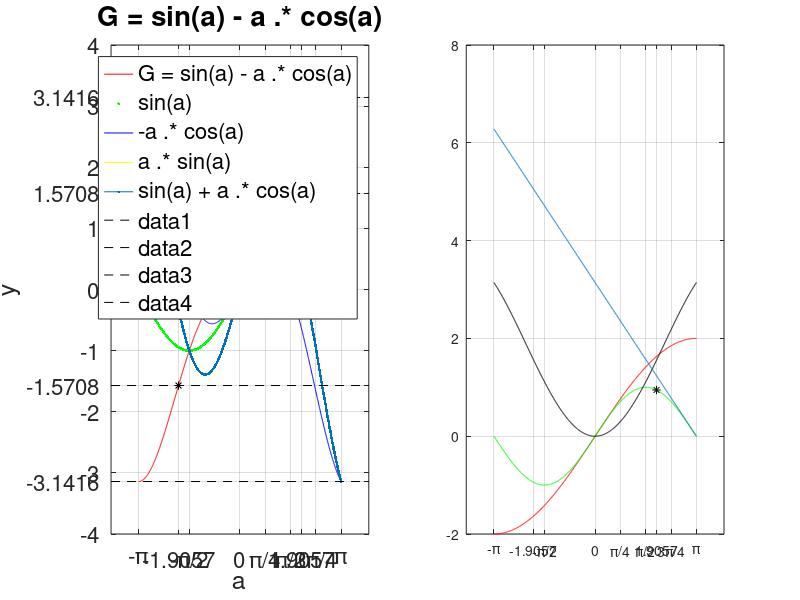

The MATLAB source for this figure:
% Create a new figure
hFig = figure;

% Create the left subplot (subplot 1)
subplot(1, 2, 1);

% Set the figure to fullscreen using the root screensize
set(hFig, 'Units', 'normalized', 'Position', [0 0 1 1]);

a = linspace(-pi, pi, 1000);
G = sin(a) - a .* cos(a);

ap = 1.905695729309883894882645;

plot(
    a, G, 'r-', 
    a, sin(a), 'g.',
    a, a .* cos(a), 'b-',
    a, a .* sin(a), 'y-',
    a, sin(a) + a .* cos(a), '.-',
    ap, pi/2, '*k',
    -ap, -pi/2, '*k'
);
hold on;
grid;

% Set font size for axes labels and title
set(gca, 'FontSize', 16);
xlabel('a', 'FontSize', 18);
ylabel('y', 'FontSize', 18);
title('G = sin(a) - a .* cos(a)', 'FontSize', 20);

% For legend font size
hLegend = legend('G = sin(a) - a .* cos(a)', 'sin(a)', '-a .* cos(a)', 'a .* sin(a)', 'sin(a) + a .* cos(a)');
set(hLegend, 'FontSize', 16);

% Set x-ticks at multiples of pi
xarr = -pi:pi/2:pi;
xarr = [xarr, [ap, -ap, pi/4, 3*pi/4]];
xticks(xarr);

% Label the x-ticks using pi notation
xticklabels({'-\pi', '-\pi/2', '0', '\pi/2', '\pi', num2str(ap), num2str(-ap), '\pi/4', '3\pi/4'});

% Set y-ticks at multiples of 1
yticks(-4:1:4);

line(get(gca, 'XLim'), [pi/2 pi/2], 'Color', 'k', 'LineStyle', '--');
line(get(gca, 'XLim'), [pi pi], 'Color', 'k', 'LineStyle', '--');
line(get(gca, 'XLim'), [-pi/2 -pi/2], 'Color', 'k', 'LineStyle', '--');
line(get(gca, 'XLim'), [-pi -pi], 'Color', 'k', 'LineStyle', '--');

% Get current y-ticks and their labels
currentYTicks = get(gca, 'YTick');
currentYTickLabels = get(gca, 'YTickLabel');

% Add pi/2 to the y-ticks
newYTicks = [currentYTicks, pi, pi/2, -pi/2, -pi];
set(gca, 'YTick', newYTicks);


% Create the right subplot (subplot 2)
subplot(1, 2, 2);

r1 = 1;
r2 = 2*r1.*sin(a/2);
A = r1.*r2.*cos(a/2);

r1ap = 1;
r2ap = 2*r1ap.*sin(ap/2);
Ap = r1ap.*r2ap.*cos(ap/2);

S1r = a.*r2/2;
S2r = 2*(pi-a).*r1/2;

plot(
    a, r2, 'r-', 
    a, A, 'g-',
    a, S1r, 'k-',
    a, S2r, '-',
    ap, Ap, '*k'
);

% Set x-ticks at multiples of pi
xarr = -pi:pi/2:pi;
xarr = [xarr, [ap, -ap, pi/4, 3*pi/4]];
xticks(xarr);

% Label the x-ticks using pi notation
xticklabels({'-\pi', '-\pi/2', '0', '\pi/2', '\pi', num2str(ap), num2str(-ap), '\pi/4', '3\pi/4'});
grid;


% Set the figure to fullscreen using the root screensize (adjust position for right pane)
set(gcf, 'Units', 'normalized', 'Position', [0.5 0.5 0.5 0.5]);
hold off;
